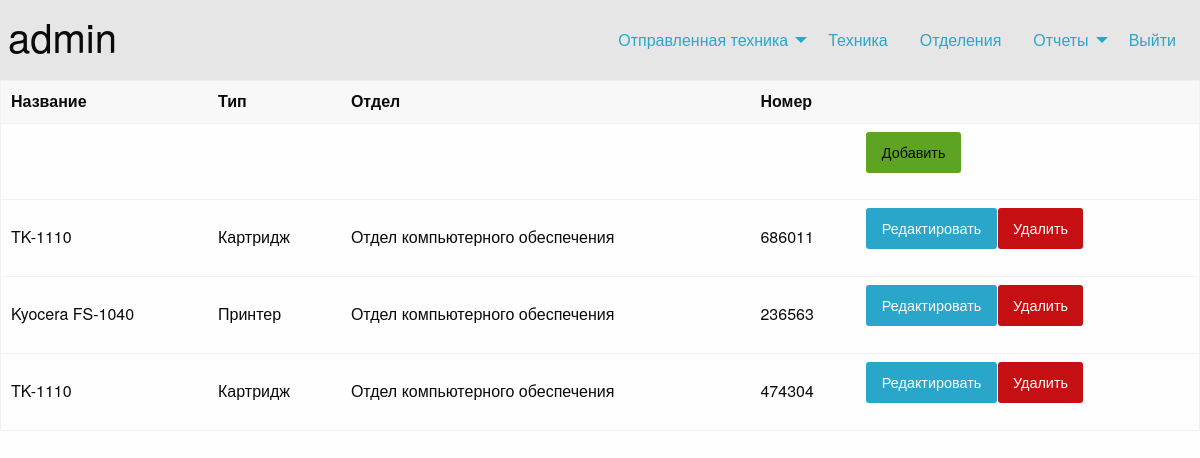
The app's page /technic/edit/17 (signed in) with its own data.
### hdesk/models.py (models this page shows, shortened)
class Technics(models.Model):
    name = models.CharField(max_length=128)
    t_type = models.ForeignKey('Type',on_delete = models.CASCADE, related_name = 'Тип')
    serial = models.IntegerField(default = 0)
    depart = models.ForeignKey('Department',on_delete=models.CASCADE,related_name = 'Отделение',default = None, blank = True)
    writeoff = models.BooleanField(blank = True, default = False)
    busy = models.BooleanField(blank = True, default = False)
    class Meta:
        verbose_name = 'Техника'
        verbose_name_plural = 'Техника'

class Type(models.Model):
    name = models.CharField(max_length = 128)
    def __str__(self):
        return self.name

class Department(models.Model):
    name = models.CharField(max_length=128)
    short_name = models.CharField(max_length=10)
    class Meta:
        verbose_name = 'Отделение'
        verbose_name_plural = 'Отделения'

### hdesk/views.py (the view)
# urls.py: path(r'technic/edit/<id>',views.edit_tec),
@login_required
def edit_tec(request,id):
    tec = get_object_or_404(Technics,pk = id)
    TForm = TecForm(instance = tec)
    tecs = Technics.objects.filter(writeoff = False)
    if request.method == "POST":
        pass
    return render(request,'pages/technic.html',context = {'tform':TForm,'tecs':tecs})

### templates/pages/technic.html (shortened to what this page needs)
{% extends 'layout.html' %}
{% block content %}
<table class="unstriped">
    <thead>
        <th>
            Название
        </th>
        <th>
            Тип
        </th>
        <th>
            Отдел
        </th>
        <th>
            Номер
        </th>
        <th>
        </th>
    </thead>
    <tbody>
        <tr>
            <form action="" method="post">
                <td>
                </td>
                <td>
                </td>
                <td>
                </td>
                <td>
                </td>
                <td>
                    <button type="submit" class="button success" id="sbm">Добавить</button>
                </td>
            </form>
        </tr>
        {% for t in tecs %}
        <tr>
            <td>{{t.name}}</td>
            <td>{{t.t_type}}</td>
            <td>{{t.depart.name}}</td>
            <td>{{t.serial}}</td>
            <td>
                <div class="button-group">
                    <a href="/technic/edit/{{ t.id }}" class="button">
                        Редактировать
                    </a>
                    <a href="/technic/delete/{{ t.id }}" class="button alert">
                        Удалить
                    </a>
                </div>
            </td>
        </tr>
        {% endfor %}
    </tbody>
</table>
{% endblock %}

### templates/layout.html (shortened to what this page needs)
<!DOCTYPE html>
{% load static %}
<html lang="en">
<head>
    <link rel="stylesheet" href="{% static './css/app.css' %}">
    <link rel="stylesheet" href="{% static './css/foundation.css' %}">
</head>
<body>
    <header class="top-bar">
        <div class="top-bar-left">
            <h2>
                {% if user.is_authenticated %}
                {{user}}
                {% else %}
                Unknow
                {% endif %}
            </h2>
        </div>
        <div class="top-bar-right">
            {% if user.is_authenticated %}
            <ul class="dropdown menu" data-dropdown-menu>
                <li>
                    <a href="/records">Отправленная техника</a>
                </li>
                <li>
                    <a href="/technic">Техника</a>
                </li>
                <li>
                    <a href="/departments">Отделения</a>
                </li>
                <li>
                    <a href="#">Отчеты</a>
                    <li>
                        <a href="/logout">
                            Выйти
                        </a>
                    </li>
                </li>
            </ul>
            {% endif %}
        </div>
    </header>
    <main class="">
        {% block content %}
        {% endblock %}
</body>
</html>

### static/css/app.css (style rules this page uses)
header { padding: 10px; }

### records on screen
Technics: name "TK-1110", t_type "Картридж", depart.name "Отдел компьютерного обеспечения", serial "686011"
Technics: name "Kyocera FS-1040", t_type "Принтер", depart.name "Отдел компьютерного обеспечения", serial "236563"
Technics: name "TK-1110", t_type "Картридж", depart.name "Отдел компьютерного обеспечения", serial "474304"

### other values on screen
{{ user }} "admin"
